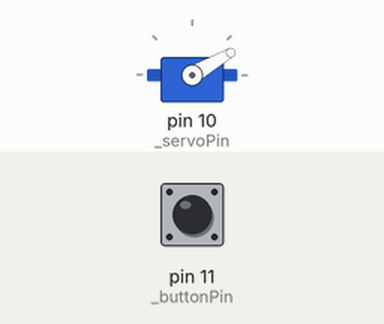
Recording of a sketch running on a simulated Arduino Uno, built with avr-gcc and run on an emulated ATmega328P. Parts: servo. The test bench sets the inputs (shaded band); at power-on: pin 11 (_buttonPin) LOW.

Above: at 1.2 s.
1.3 s: pin 11 (_buttonPin) pulled HIGH for 0.15 s
Timing chart, 0 to 4.3 s (numbered marks = the images above; inputs shaded):
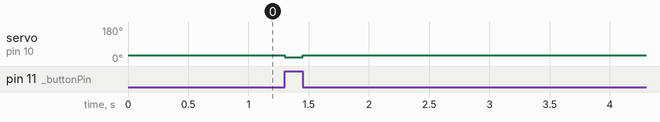

The sketch:

wiimote_button_presser.ino
```cpp
#include <Servo.h>

const int _buttonPin = 11;
const int _servoPin = 10;

Servo _wiimoteServo;

void setup() {
  pinMode(_buttonPin, INPUT);

  _wiimoteServo.attach(_servoPin);
}

void loop() {
  int buttonState = digitalRead(_buttonPin);

  if (buttonState == HIGH) {
    // button is pressed - move servo to press Wii button
    _wiimoteServo.write(20);
  } else {
    // button is released - move servo to not press Wii button
    _wiimoteServo.write(30);
  }

  delay(50);
}
```

Measured:
- after the input at 1.3 s, servo on pin 10 (_servoPin): 30° → 20° at once, → 30° 0.15 s later
